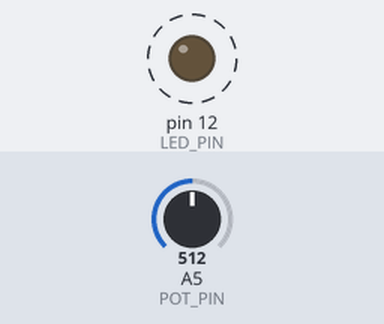
This sketch was run on a simulated Arduino Uno, built with avr-gcc and run on an emulated ATmega328P. Parts: output pins drawn as LEDs (lit = HIGH). Dashed ring = blinking. The inputs (shaded band) are chosen by the test bench; at power-on: A5 (POT_PIN) = 512.

Above: at 0.96 s.
1.4 s: A5 (POT_PIN) set to 122
At 1.51 s:
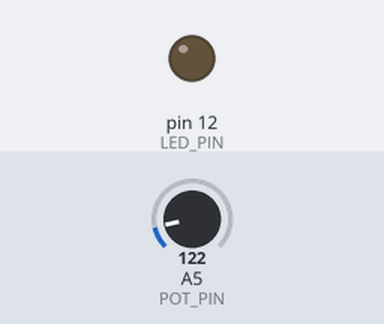
At 1.91 s:
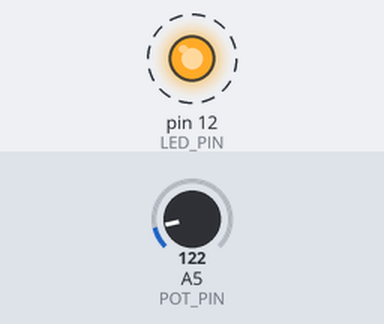
4.5 s: A5 (POT_PIN) set to 0
Timing chart, 0 to 13.6 s (numbered marks = the images above; inputs shaded):
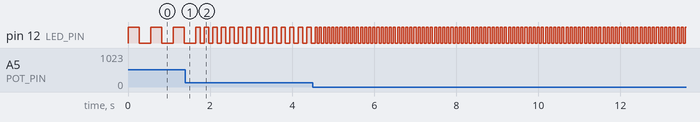

Measured:
- after the input at 1.4 s, pin 12 (LED_PIN): alternates HIGH for 0.10 s and LOW for 0.10 s, starting after 0.35 s
- after the input at 4.5 s, pin 12 (LED_PIN): alternates HIGH for 0.05 s and LOW for 0.05 s, starting after 0.12 s
- by itself, pin 12 (LED_PIN): alternates HIGH for 0.28 s and LOW for 0.28 s

The sketch:

blinking-speed.ino
```cpp
const int POT_PIN = 5;
const int LED_PIN = 12;
const int MAX_DELAY = 500;
const int MIN_DELAY = 50;
const float MAX_POT_VALUE = 1023.0;
int pot_value = 0;
int delay_time = MIN_DELAY;

void setup() {
  pinMode(LED_PIN, OUTPUT);
}

void loop() {
  pot_value = analogRead(POT_PIN);
  delay_time = round((MAX_DELAY - MIN_DELAY) * (pot_value / MAX_POT_VALUE)) + MIN_DELAY;

  digitalWrite(LED_PIN, HIGH);
  delay(delay_time);
  digitalWrite(LED_PIN, LOW);
  delay(delay_time);
}
```
